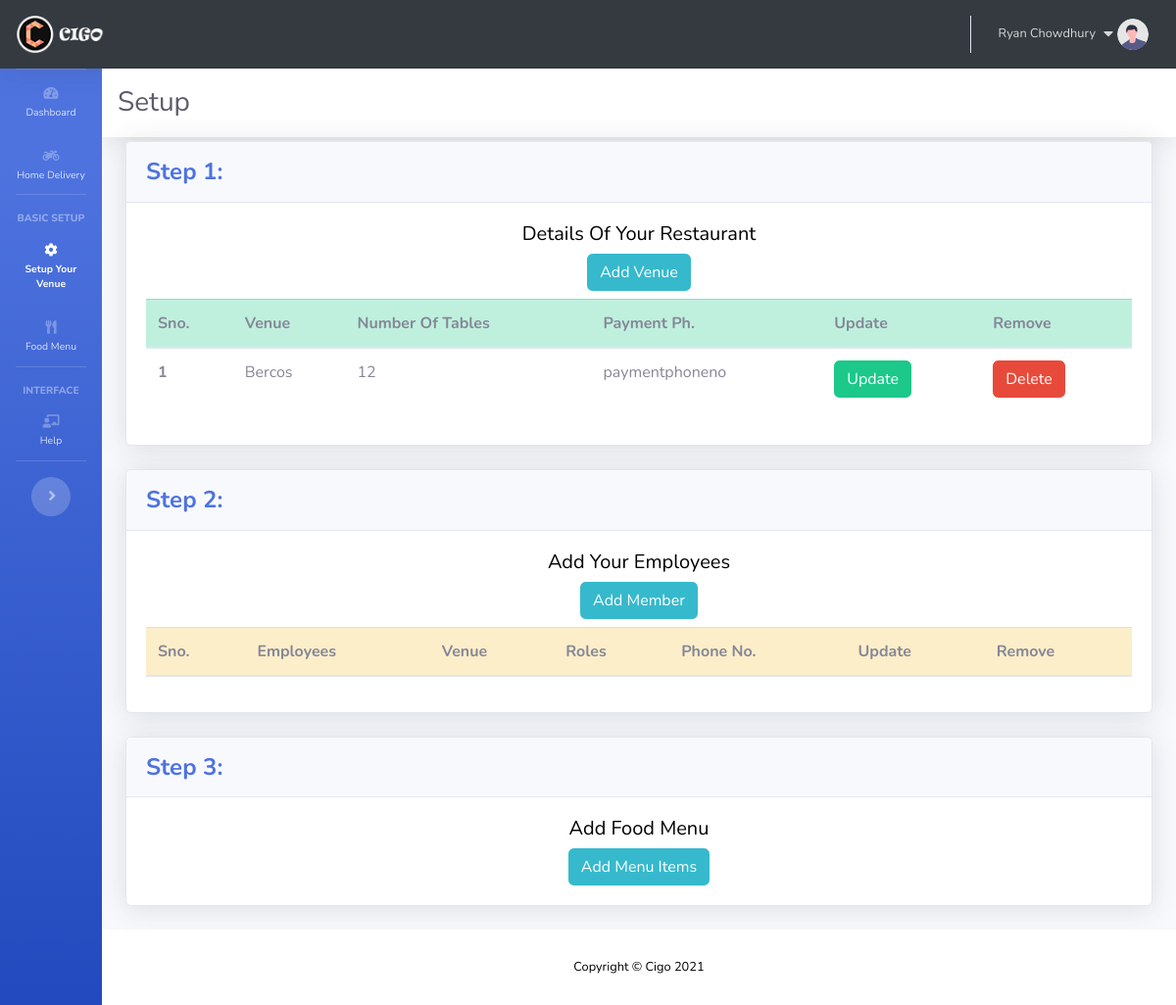
Page /setup/ (signed in) on the earlier database version.
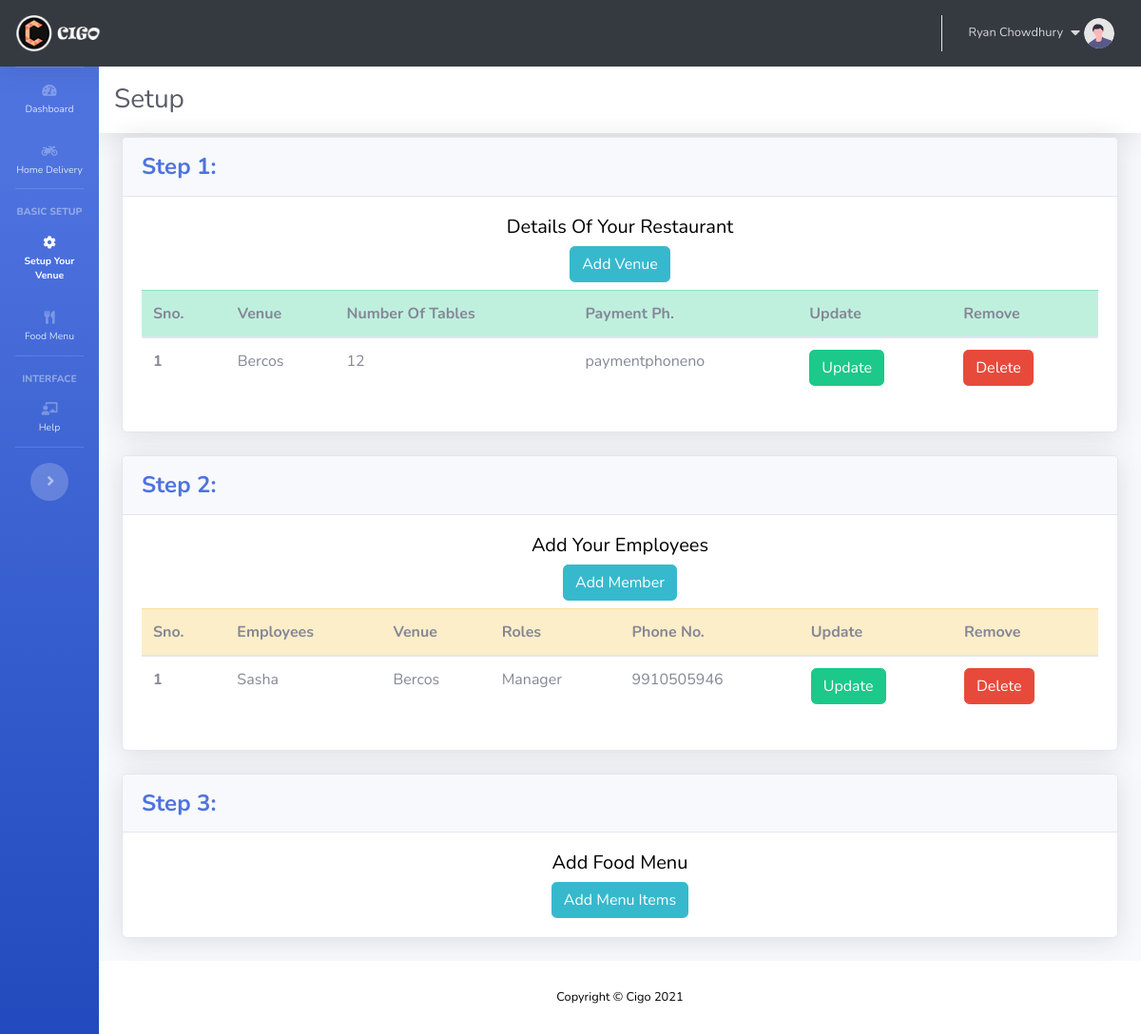
Same page on the later database version.
### setup/models.py (models this page shows, shortened)
class Venue(models.Model):
	venueid = models.AutoField(primary_key=True)
	venuename = models.CharField(max_length=50)
	owner = models.ForeignKey(User, on_delete=models.CASCADE)
	notables = models.IntegerField(default=0)
	paymentphoneno = models.CharField(max_length=50, default="0")
	category_list_sorted = models.CharField(max_length=500, default="0") # "Snacks, Main Course"
	def __str__(self):
		return self.venuename

class Employee(models.Model):
	employeeid = models.AutoField(primary_key=True)
	name = models.CharField(max_length=50)
	ph = models.CharField(max_length=12)
	venue = models.ForeignKey(Venue, on_delete=models.CASCADE)
	role = models.CharField(max_length=20, default=True)
	owner = models.ForeignKey(User, on_delete=models.CASCADE, null=True)

### accounts/decorators.py (the view)
		def wrapper_func(request, *args, **kwargs):
			group = None
			if request.user.groups.exists():
				group = request.user.groups.all()[0].name
			if group in allowed_roles:
				return view_func(request, *args, **kwargs)
			else:
				return HttpResponse('You are not allowed')

### dashboard/templatetags/auth_extras.py (called while the page is built)
@register.filter(name='has_group')
def has_group(user, group_name):
    group = Group.objects.get(name=group_name)
    return True if group in user.groups.all() else False

### setup/views.py (called while the page is built)
@login_required(login_url="/home/")
@allowed_users(allowed_roles=['Owner','Admin'])
def setup(request):
	allrestaurants = Venue.objects.filter(owner=request.user)
	allemployee = Employee.objects.filter(owner=request.user)
	details = {'allrestaurants':allrestaurants, 'allemployee':allemployee}
	return render(request,'app/setup/setup.html', details)

### templates/app/setup/setup.html (shortened to what this page needs)
{% extends "app/appbase.html" %}
{% block setupactive %}active{% endblock setupactive %}
{% block pageheading %}
<h1 class="h3 mb-0 text-gray-800 mr-4">Setup</h1>
{% endblock pageheading %}
{% block body %}
<div class="container-fluid">
	<div class="card shadow mb-4">
		<div class="card-header py-3">
			<h4 class="m-0 font-weight-bold text-primary">Step 1:</h4>
		</div>
		<div class="card-body">
			<div>
				<h5 class="text-center "> Details Of Your Restaurant</h5>
			</div>
			<div class="text-center">
				<button type="button" class="btn btn-info" data-toggle="modal" data-target="#newVenueModal">
					Add Venue
				</button>
			</div>
			<div class="table-responsive">
				<table class="table mt-2">
					<thead class="table-success">
						<tr>
							<th scope="col">Sno.</th>
							<th scope="col">Venue</th>
							<th scope="col">Number Of Tables</th>
							<th scope="col">Payment Ph.</th>
							<th scope="col">Update</th>
							<th scope="col">Remove</th>
						</tr>
					</thead>
					<tbody>
						{% for i in allrestaurants %}
						<tr>
							<th scope="row">{{ forloop.counter }}</th>
							<td id="venuename{{i.venueid}}">{{i.venuename}}</td>
							<td id="notables{{i.venueid}}">{{i.notables}}</td>
							<td id="paymentphoneno{{i.venueid}}">{{i.paymentphoneno}}</td>
							<td><button id="{{i.venueid}}" type="button" class="btn btn-success updatevenue" data-toggle="modal" data-target="#updateVenueModal">Update</button></td>
							<td><button type="button" id="{{i.venueid}}" class="btn btn-danger deletevenue">Delete</button></td>
						</tr>
						{% endfor %}
					</tbody>
				</table>
			</div>
		</div>
	</div>
</div>
<div class="container-fluid">
	<div class="card shadow mb-4">
		<div class="card-header py-3">
			<h4 class="m-0 font-weight-bold text-primary">Step 2:</h4>
		</div>
		<div class="card-body">
			<div>
				<h5 class="text-center "> Add Your Employees </h5>
			</div>
			<div class="text-center">
				<button type="button" class="btn btn-info" data-toggle="modal" data-target="#signupModal">
					Add Member
				</button>
			</div>
			<div class="table-responsive">
				<table class="table mt-2">
					<thead class="table-warning">
						<tr>
							<th scope="col">Sno.</th>
							<th scope="col">Employees</th>
							<th scope="col">Venue</th>
							<th scope="col">Roles</th>
							<th scope="col">Phone No.</th>
							<th scope="col">Update</th>
							<th scope="col">Remove</th>
						</tr>
					</thead>
					<tbody>
						{% for i in allemployee %}
						<tr>
							<th scope="row">{{ forloop.counter }}</th>
							<td id="employeename{{i.employeeid}}">{{i.name}}</td>
							<td id="employeevenue{{i.employeeid}}">{{i.venue}}</td>
							<td id="employeerole{{i.employeeid}}">{{i.role}}</td>
							<td id="employeephone{{i.employeeid}}">{{i.ph}}</td>
							<td><button id="{{i.employeeid}}" type="button" class="btn btn-success updateemployee" data-toggle="modal" data-target="#updateEmployeeModal">Update</button></td>
							<td><button type="button" id="{{i.employeeid}}" class="btn btn-danger deleteemployee" >Delete</button></td>
						</tr>
						{% endfor %}
					</tbody>
				</table>
			</div>
		</div>
	</div>
</div>
<div class="container-fluid">
	<div class="card shadow mb-4">
		<div class="card-header py-3">
			<h4 class="m-0 font-weight-bold text-primary">Step 3:</h4>
		</div>
		<div class="card-body">
			<div>
				<h5 class="text-center "> Add Food Menu</h5>
			</div>
			<div class="text-center">
				<a type="button" class="btn btn-info" href="./menupage">
					Add Menu Items
				</a>
			</div>
		</div>
	</div>
</div>
{% endblock body %}

### templates/app/appbase.html (shortened to what this page needs)
{% load static %}
{% load auth_extras %}
<!DOCTYPE html>
<html lang="en">
<head>
	<link href="{% static 'app/css/all.min.css' %}" rel="stylesheet" type="text/css">
	<link href="{% static 'app/css/sb-admin-2.min.css' %}" rel="stylesheet">
	<link href="{% static 'app/css/dashboard.css' %}" rel="stylesheet">
</head>
<body id="page-top">
	<nav class="navbar navbar-expand navbar-dark bg-black topbar shadow" style="background-color: #343a40;">
		<a class="navbar-brand" href="/home"><img class="img-profile " src="{% static 'home/img/logohome.png' %}" style="width:90px;height:40px;"></a>
		<ul class="navbar-nav ml-auto">
			{% if user.is_authenticated %}
			<li class="nav-item dropdown no-arrow">
				<a class="nav-link dropdown-toggle" href="#" id="userDropdown" role="button" data-toggle="dropdown" aria-haspopup="true" aria-expanded="false">
					<span class="mr-2 d-none d-lg-inline small">{{request.user.first_name}}</span>
					<span><i class="fas fa-caret-down mr-1"></i></span>
					<img class="img-profile rounded-circle" src="{% static 'app/img/undraw_profile.svg' %}">
				</a>
			</li>
			{% endif %}
		</ul>
	</nav>
	<div class="bg">
		<div id="wrapper">
			<ul class="navbar-nav bg-gradient-primary sidebar sidebar-dark accordion toggled" id="accordionSidebar">
				<hr class="sidebar-divider my-0">
				<li class="nav-item {% block dashboardactive %}{% endblock dashboardactive %}">
					<a class="nav-link" href="/dashboard/">
						<i class="fas fa-fw fa-tachometer-alt"></i>
						<span>Dashboard</span></a>
				</li>
				<li class="nav-item {% block homedelactive %}{% endblock homedelactive %}">
					<a class="nav-link" href="/deliverydashboard/">
						<i class="fas fa-motorcycle"></i>
						<span>Home Delivery</span></a>
				</li>
				<hr class="sidebar-divider">
				{% if request.user|has_group:"Owner" %}
				<div class="sidebar-heading">
					Basic Setup
				</div>
				<li class="nav-item {% block setupactive %}{% endblock setupactive %}">
					<a class="nav-link collapsed" href="#" data-toggle="collapse" data-target="#collapseTwo" aria-expanded="true" aria-controls="collapseTwo">
						<i class="fas fa-fw fa-cog"></i>
						<span>Setup Your Venue</span>
					</a>
				</li>
				<li class="nav-item {% block menuactive %}{% endblock menuactive %}">
					<a class="nav-link collapsed" href="#" data-toggle="collapse" data-target="#collapseUtilities" aria-expanded="true" aria-controls="collapseUtilities">
						<i class="fas fa-fw fa-utensils"></i>
						<span>Food Menu</span>
					</a>
				</li>
				<hr class="sidebar-divider">
				<div class="sidebar-heading">
					Interface
				</div>
				<li class="nav-item {% block helpactive %}{% endblock helpactive %}">
					<a class="nav-link collapsed" href="#" data-toggle="collapse" data-target="#collapseHelp" aria-expanded="true" aria-controls="collapseHelp">
						<i class="fas fa-chalkboard-teacher"></i>
						<span>Help</span>
					</a>
				</li>
				<hr class="sidebar-divider d-none d-md-block">
				{% endif %}
				<div class="text-center d-none d-md-inline">
					<button class="rounded-circle border-0" id="sidebarToggle"></button>
				</div>
			</ul>
			<div id="content-wrapper" class="d-flex flex-column">
				<nav class="navbar navbar-expand-xl navbar-light bg-white topbar mb-1 shadow">
					{% block pageheading %}
					{% endblock pageheading %}
				</nav>
				{% block body %}
				{% endblock body %}
				<footer class="sticky-footer bg-white">
					<div class="container my-auto">
						<div class="copyright text-center my-auto">
							<span>Copyright &copy; Cigo 2021</span>
						</div>
					</div>
				</footer>
			</div>
		</div>
	</div>
</body>
</html>

### static/app/css/dashboard.css (style rules this page uses)
.bg { background-color: white; background-repeat: no-repeat; background-size: cover; color: black; }
html { scroll-behavior: smooth; }

Differences in the rows shown:
added Employee: name "Sasha", venue "Bercos", role "Manager", ph "9910505946"
